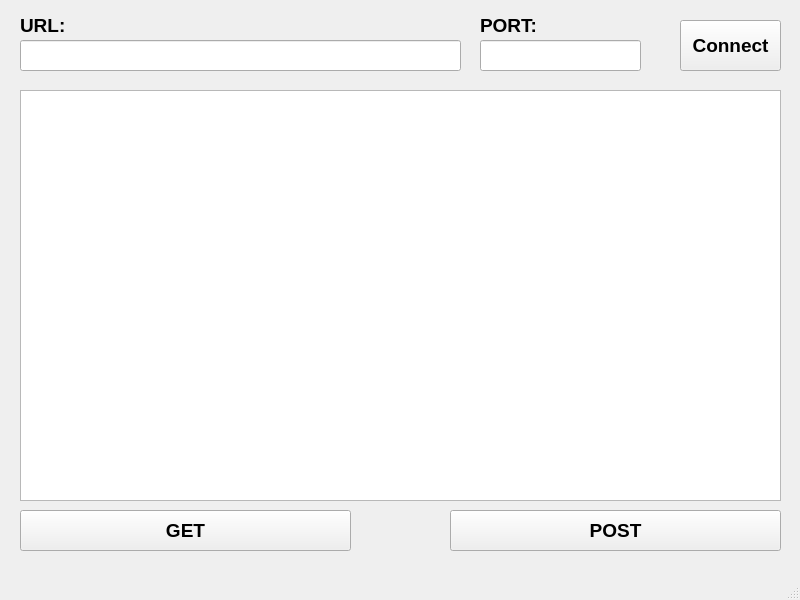
<?xml version="1.0" encoding="UTF-8"?>
<ui version="4.0">
 <class>MainWindow</class>
 <widget class="QMainWindow" name="MainWindow">
  <property name="geometry">
   <rect>
    <x>0</x>
    <y>0</y>
    <width>800</width>
    <height>600</height>
   </rect>
  </property>
  <property name="windowTitle">
   <string>MainWindow</string>
  </property>
  <widget class="QWidget" name="centralwidget">
   <widget class="QLineEdit" name="url">
    <property name="geometry">
     <rect>
      <x>20</x>
      <y>40</y>
      <width>441</width>
      <height>31</height>
     </rect>
    </property>
   </widget>
   <widget class="QLabel" name="label">
    <property name="geometry">
     <rect>
      <x>20</x>
      <y>10</y>
      <width>49</width>
      <height>31</height>
     </rect>
    </property>
    <property name="font">
     <font>
      <pointsize>14</pointsize>
      <bold>true</bold>
     </font>
    </property>
    <property name="text">
     <string>URL:</string>
    </property>
   </widget>
   <widget class="QTextBrowser" name="textBrowser">
    <property name="geometry">
     <rect>
      <x>20</x>
      <y>90</y>
      <width>761</width>
      <height>411</height>
     </rect>
    </property>
   </widget>
   <widget class="QPushButton" name="connect">
    <property name="geometry">
     <rect>
      <x>680</x>
      <y>20</y>
      <width>101</width>
      <height>51</height>
     </rect>
    </property>
    <property name="font">
     <font>
      <pointsize>14</pointsize>
      <bold>true</bold>
     </font>
    </property>
    <property name="text">
     <string>Connect</string>
    </property>
   </widget>
   <widget class="QPushButton" name="GET">
    <property name="geometry">
     <rect>
      <x>20</x>
      <y>510</y>
      <width>331</width>
      <height>41</height>
     </rect>
    </property>
    <property name="font">
     <font>
      <pointsize>14</pointsize>
      <bold>true</bold>
     </font>
    </property>
    <property name="text">
     <string>GET</string>
    </property>
   </widget>
   <widget class="QPushButton" name="POST">
    <property name="geometry">
     <rect>
      <x>450</x>
      <y>510</y>
      <width>331</width>
      <height>41</height>
     </rect>
    </property>
    <property name="font">
     <font>
      <pointsize>14</pointsize>
      <bold>true</bold>
     </font>
    </property>
    <property name="text">
     <string>POST</string>
    </property>
   </widget>
   <widget class="QLineEdit" name="port">
    <property name="geometry">
     <rect>
      <x>480</x>
      <y>40</y>
      <width>161</width>
      <height>31</height>
     </rect>
    </property>
   </widget>
   <widget class="QLabel" name="label_2">
    <property name="geometry">
     <rect>
      <x>480</x>
      <y>10</y>
      <width>71</width>
      <height>31</height>
     </rect>
    </property>
    <property name="font">
     <font>
      <pointsize>14</pointsize>
      <bold>true</bold>
     </font>
    </property>
    <property name="text">
     <string>PORT:</string>
    </property>
   </widget>
  </widget>
  <widget class="QMenuBar" name="menubar">
   <property name="geometry">
    <rect>
     <x>0</x>
     <y>0</y>
     <width>800</width>
     <height>21</height>
    </rect>
   </property>
  </widget>
  <widget class="QStatusBar" name="statusbar"/>
 </widget>
 <resources/>
 <connections/>
</ui>
